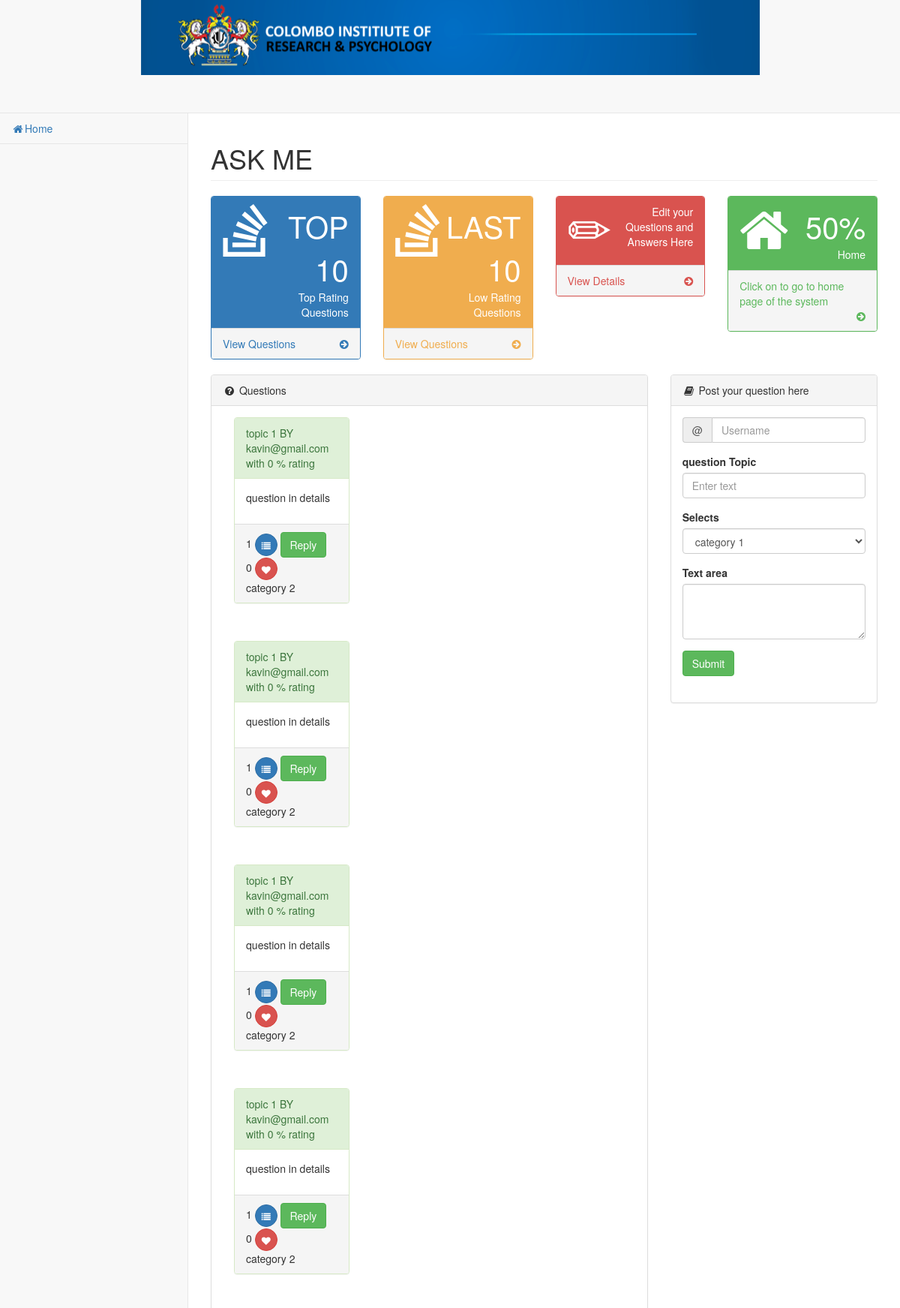
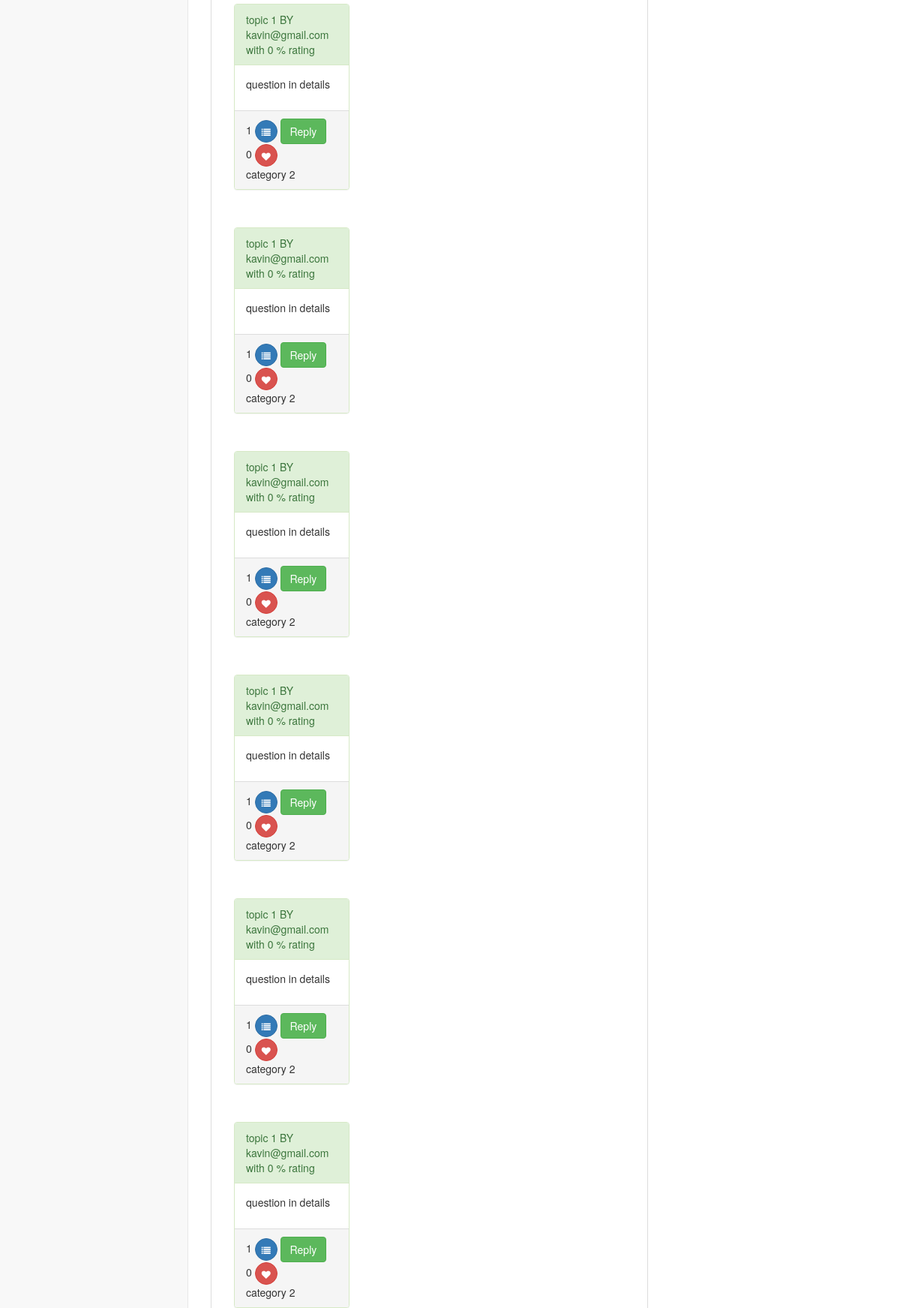
The app's page /finalForum/pages/last.php (upper part) with its own data (2 pictures, top to bottom).
### tables this page shows
CREATE TABLE `question` (
  `q_ID` int(11) NOT NULL,
  `topic` varchar(100) NOT NULL,
  `q_detail` varchar(100) NOT NULL,
  `replies` int(11) NOT NULL,
  `likes` int(11) NOT NULL,
  `user_email` varchar(100) NOT NULL,
  `category` varchar(100) NOT NULL
);

CREATE TABLE `like_percentage` (
  `id` int(11) NOT NULL,
  `q_ID` int(11) NOT NULL,
  `percentage` float NOT NULL
);

### finalForum/pages/last.php (the view, shortened to what this page needs)
<?php
include 'config.php';
?>
<!DOCTYPE html>
<html lang="en">
<head>
    <link href="../vendor/bootstrap/css/bootstrap.min.css" rel="stylesheet">
    <link href="../vendor/metisMenu/metisMenu.min.css" rel="stylesheet">
    <link href="../dist/css/sb-admin-2.css" rel="stylesheet">
    <link href="../vendor/morrisjs/morris.css" rel="stylesheet">
    <link href="../vendor/font-awesome/css/font-awesome.min.css" rel="stylesheet" type="text/css">
</head>
<body>
    <div id="wrapper">
<div class="bgimg"></div>
        <nav class="navbar navbar-default navbar-static-top" role="navigation" style="margin-bottom: 0">
            <div class="navbar-header">
                <a class="navbar-brand" href="index.html"></a>
            </div>
            <div class="navbar-default sidebar" role="navigation">
                <div class="sidebar-nav navbar-collapse">
                    <ul class="nav" id="side-menu">
                        <li>
                            <a href="home.php"><i class="fa fa-home fa-fw"></i>Home</a>
                        </li>
                    </ul>
                </div>
            </div>
        </nav>
        <div id="page-wrapper">
            <div class="row">
                <div class="col-lg-12">
                    <h1 class="page-header">ASK ME</h1>
                </div>
            </div>
            <div class="row">
                <div class="col-lg-3 col-md-6">
                    <div class="panel panel-primary">
                        <div class="panel-heading">
                            <div class="row">
                                <div class="col-xs-3">
                                    <i class="fa fa-stack-overflow fa-5x"></i>
                                </div>
                                <div class="col-xs-9 text-right">
                                    <div class="huge">TOP 10</div>
                                    <div>Top Rating Questions</div>
                                </div>
                            </div>
                        </div>
                        <a href="top.php">
                            <div class="panel-footer">
                                <span class="pull-left">View Questions</span>
                                <span class="pull-right"><i class="fa fa-arrow-circle-right"></i></span>
                                <div class="clearfix"></div>
                            </div>
                        </a>
                    </div>
                </div>
                <div class="col-lg-3 col-md-6">
                    <div class="panel panel-yellow">
                        <div class="panel-heading">
                            <div class="row">
                                <div class="col-xs-3">
                                    <i class="fa fa-stack-overflow fa-5x"></i>
                                </div>
                                <div class="col-xs-9 text-right">
                                    <div class="huge">LAST 10</div>
                                    <div>Low Rating Questions</div>
                                </div>
                            </div>
                        </div>
                        <a href="last.php">
                            <div class="panel-footer">
                                <span class="pull-left">View Questions</span>
                                <span class="pull-right"><i class="fa fa-arrow-circle-right"></i></span>
                                <div class="clearfix"></div>
                            </div>
                        </a>
                    </div>
                </div>
                <div class="col-lg-3 col-md-6">
                    <div class="panel panel-red">
                        <div class="panel-heading">
                            <div class="row">
                                <div class="col-xs-3">
                                    <i class="fa glyphicon-pencil fa-5x"></i>
                                </div>
                                <div class="col-xs-9 text-right">
                                    <div>Edit your Questions and Answers Here</div>
                                </div>
                            </div>
                        </div>
                        <a href="initaccount.php">
                            <div class="panel-footer">
                                <span class="pull-left">View Details</span>
                                <span class="pull-right"><i class="fa fa-arrow-circle-right"></i></span>
                                <div class="clearfix"></div>
                            </div>
                        </a>
                    </div>
                </div><div class="col-lg-3 col-md-6">
                    <div class="panel panel-green">
                        <div class="panel-heading">
                            <div class="row">
                                <div class="col-xs-3">
                                    <i class="fa fa-home fa-5x"></i>
                                </div>
                                <div class="col-xs-9 text-right">
                                    <div class="huge">50%</div>
                                    <div>Home</div>
                                </div>
                            </div>
                        </div>
                        <a href="../../../a/student.php">
                            <div class="panel-footer">
                                <span class="pull-left">Click on to go to home page of the system</span>
                                <span class="pull-right"><i class="fa fa-arrow-circle-right"></i></span>
                                <div class="clearfix"></div>
                            </div>
                        </a>
                    </div>
                </div>
            </div>
            <div class="row">
                <div class="col-lg-8">
                    <div class="panel panel-default">
                        <div class="panel-heading">
                            <i class="fa fa-question-circle fa-fw"></i> Questions
                        </div>
  <?php
	$result3= mysqli_query($conn , "SELECT `percentage`,`q_ID` FROM like_percentage ORDER BY `percentage`  LIMIT 10");
	while ($row = mysqli_fetch_assoc($result3))
	{
		$qid=$row['q_ID'];
		$p=$row['percentage'];
		$result4= mysqli_query($conn , "SELECT * FROM question WHERE `q_ID`='$qid'");
		while ($row = mysqli_fetch_assoc($result4))
		{
                        		echo'<div class="panel-body">';
                				echo'<div class="col-lg-4">';
                    			echo'<div class="panel panel-success">';
                        			echo'<div class="panel-heading">
                           	 			'.$row['topic'].' BY '.$row['user_email'].' with '.$p.' % rating
                        				</div>
                        				<div class="panel-body">
                            				<p>'.$row['q_detail'].'</p>
                        				</div>
                        				<div class="panel-footer">
                           					<form method="post" action="reply.php">
                            					<input type="hidden" name="id" value='.$row['q_ID'].'>
                            					<lable>'.$row['replies'].'</lable>
                            					<button type="button" class="btn btn-primary btn-circle" ><i class="fa fa-list"></i>
                            					</button>
                            					<input type="submit" class="btn btn-success" name="submit" value="Reply">
                            				</form>
                            				<form class="form-once-only" action="like.php" method="post">
                            					<input type="hidden" name="id" value='.$row['q_ID'].'>
                            					<lable>'.$row['likes'].'</lable>
                        <button type="submit" name="like" class="btn btn-danger btn-circle"><i class="fa fa-heart" id="like"></i>
                            					</button>';
                            				echo'</form>
                            				<lable>'.$row['category'].'</lable>
                        				</div>';
                            	echo'</div>';
                				echo'</div>';
                				echo'</div>';
                			}
                		}
                		?>
                    </div>
                </div>
                <div class="col-lg-4">
                    <div class="panel panel-default">
                        <div class="panel-heading">
                            <i class="fa fa-book fa-fw"></i> Post your question here
                        </div>
                        <div class="panel-body">
                            <div class="list-group">
                            	<form role="form" action="insertQ.php" method="post">
                                <div class="form-group input-group">
                                        <span class="input-group-addon">@</span>
                                        <input type="email" name="username" class="form-control" placeholder="Username">
                                 </div>
                                <div class="form-group">
                                            <label>question Topic</label>
                                            <input type="text" name="topic" class="form-control" placeholder="Enter text">
                                </div>
                                <div class="form-group">
                                            <label>Selects</label>
                                            <select class="form-control" name="category">
                                                <option>category 1</option>
                                            </select>
                                        </div>
                                <div class="form-group">
                                            <label>Text area</label>
                                            <textarea name="q_detail" class="form-control" rows="3"></textarea>
                                </div>
                                <input type="submit" name="submit" class="btn btn-success" valu="Post">
                				</form>
                            </div>
                        </div>
                    </div>
                    </div>
                </div>
            </div>
        </div>
</body>
</html>

### finalForum/pages/last.php (style rules this page uses)
.bgimg { background-image: url('logo.png'); height: 100px; width: auto; background-repeat: no-repeat; background-position: center; }

### records on screen
like_percentage: percentage "0"
question: topic "topic 1", user_email "kavin@gmail.com", q_detail "question in details", replies "1", likes "0", category "category 2"
like_percentage: percentage "0"
like_percentage: percentage "0"
like_percentage: percentage "0"
like_percentage: percentage "0"
like_percentage: percentage "0"
like_percentage: percentage "0"
like_percentage: percentage "0"
like_percentage: percentage "0"
like_percentage: percentage "0"
